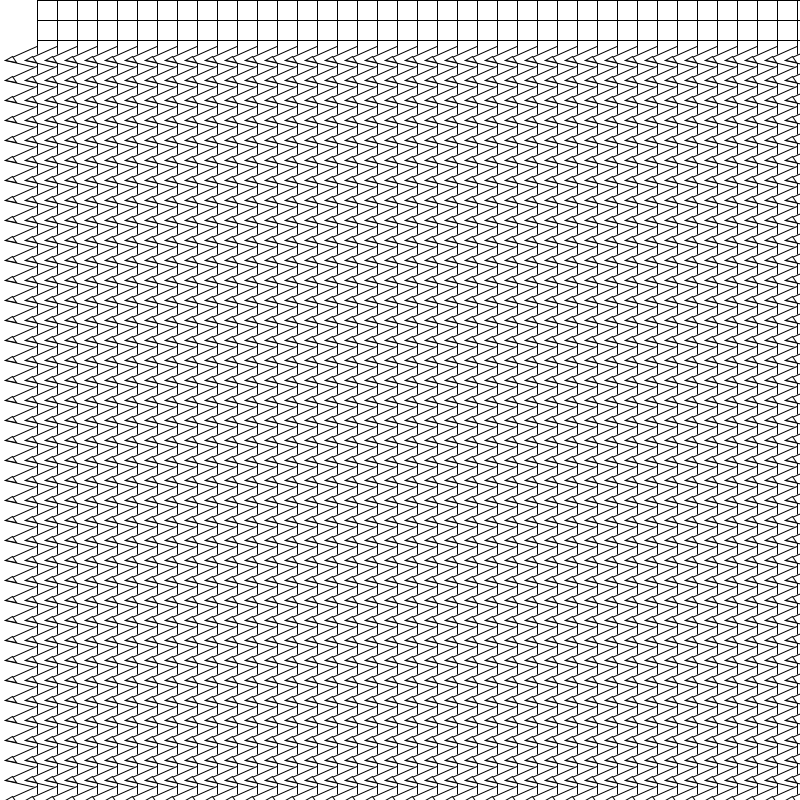
Frame 1 (no input)
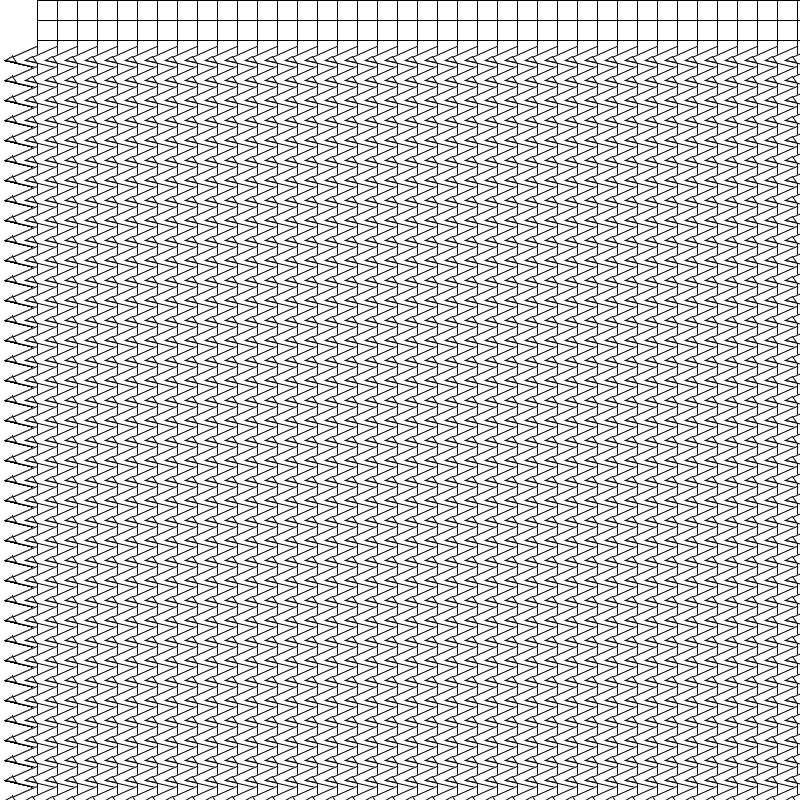
Frame 60 (the mouse pressed at the canvas centre just before this capture)
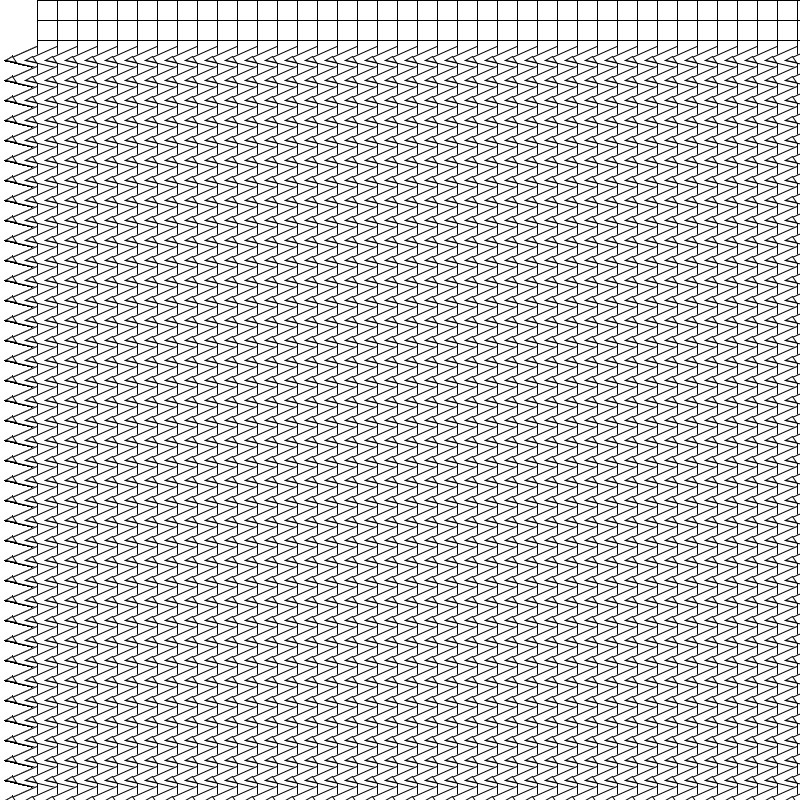
Frame 120 (the mouse held since frame 60 and released just before this capture)

The Processing sketch that drew these frames (run headless with seeded random() and noise(); from frame 60 on, the mouse is pressed at the canvas centre):

// Processing sketch: TAREA_2_REPETICION
// ── TAREA_2_REPETICION.pde
void setup() {
  size(800, 800);
  background(255);
}

void draw() {
  for (int x = 0; x < width; x=x+20) {
    for (int y = 0; y < height; y=y+20) {
      Dibujo(x, y);
    }
  }
}

void Dibujo(int x, int y) {
  rectMode(CENTER);
 

  // fondo
  for (int i = 0; i < 8; i=200) {
    rect(x + 50 + i * 25, y + 100, 25, 200);
  }
  
  // Cara perro
  triangle(x + 5, y + 60, x + 50, y + 40, x + 48, y + 70);
  
  // Nariz 
  triangle(x + 5, y + 60, x + 12, y + 56, x + 16, y + 62);
}
